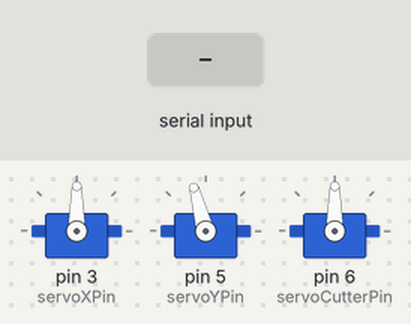
Simulated run of this sketch. Board: Arduino Uno, built with avr-gcc and run on an emulated ATmega328P. Shown: 3 × servo. The inputs (shaded band) are chosen by the test bench.

Above: at 1.2 s.
1.3 s: "1" received over Serial
At 1.6 s:
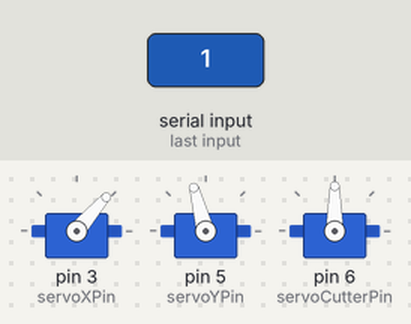
2.8 s: byte 1 (1) received over Serial
At 3.1 s:
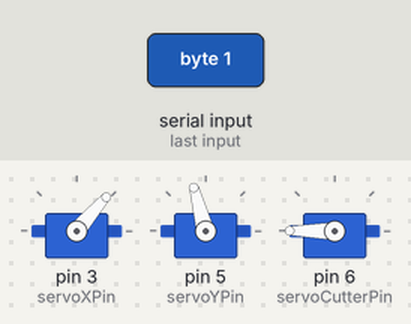
4.3 s: "0" received over Serial
At 5.1 s:
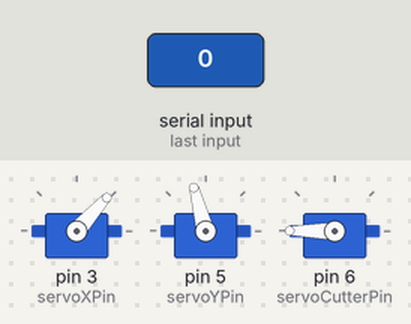
5.8 s: byte 2 (2) received over Serial
At 6.6 s:
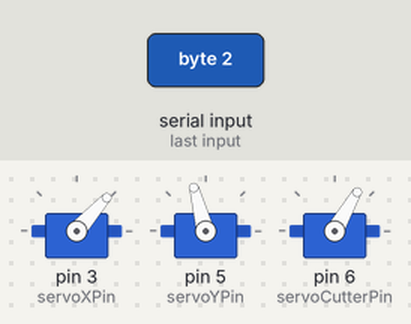
Timing chart, 0 to 8.3 s (numbered marks = the images above; inputs shaded):
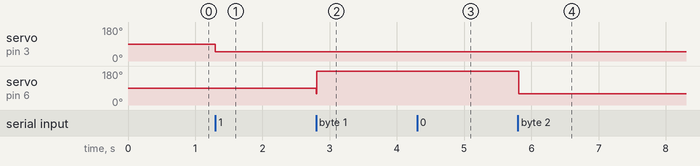

The sketch:

final_project_arduino.ino
```cpp
#include <Servo.h>
Servo servoX;  // create servo object to control an x axis servo
Servo servoY;  // create servo object to control an y axis servo
Servo servoCutter;  // create servo object to control the cutter servo

int servoXPin = 3;  // first servo on pin 3
int servoYPin = 5;  // second servo on pin 5
int servoCutterPin = 6;  // third servo on pin 6

int posX = 0;  // variable for servoX
int posY = 105;  //servo two is locked into position at 105
int posCutter = 0;  // variable for servoCutter

void setup() {
Serial.begin(9600);  // Serial comm.

  // "attach" servos
  servoX.attach(servoXPin);
  servoY.attach(servoYPin);
  servoCutter.attach(servoCutterPin);

  servoY.write(posY);
}

void loop() {
  // put your main code here, to run repeatedly:
if (Serial.available() > 0) {

    // read the incoming bytes
    int inByte = Serial.read();
    if (inByte == 1){
      servoCutter.write(60);
      delay(10);
      servoCutter.write(180);
      delay(10);
    }
    else if (inByte == 2){
      servoCutter.write(180);
      delay(10);
      servoCutter.write(60);
      delay(10);
    }
    else{
      servoX.write(inByte);
    }
  }

}
```

Measured:
- after the input at 1.3 s, servo on pin 3 (servoXPin): 90° → 49° at once
- after the input at 2.8 s, servo on pin 6 (servoCutterPin): 90° → 180° at once
- after the input at 4.3 s, servo on pin 3 (servoXPin): 49° → 48° at once
- after the input at 5.8 s, servo on pin 6 (servoCutterPin): 180° → 60° at once
